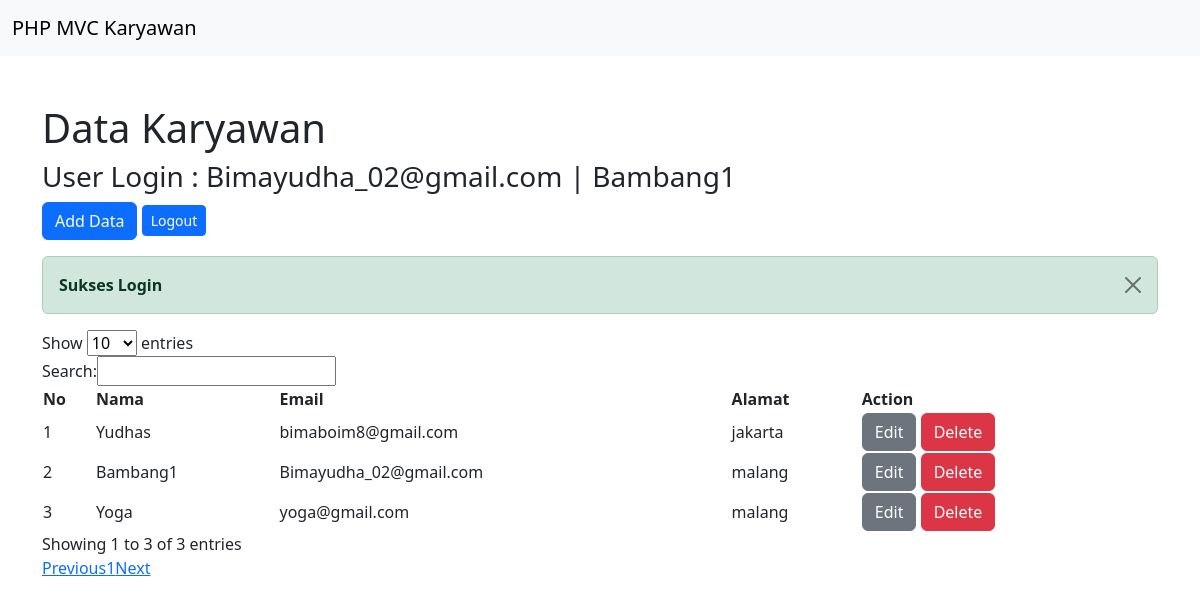
Page /karyawan (signed in) on the committed database.
### tables this page shows
CREATE TABLE `karyawan` (
  `id` int(11) NOT NULL,
  `email` varchar(255) NOT NULL,
  `password` varchar(255) NOT NULL,
  `nama` varchar(255) NOT NULL,
  `alamat` varchar(255) NOT NULL
);

### app/core/Controller.php (called while the page is built, shortened)
<?php
class Controller
{
    public function loadModel($model)
    {
        return new $model;
    }
    public function loadView($view, $data = [])
    {
        require_once '../app/views/'.$view.'.php';
    }
}
?>

### app/controllers/Karyawan.php (called while the page is built, shortened)
<?php
class Karyawan extends Controller
{
    private $modelKaryawan;
    public function __construct()
    {
        $this->modelKaryawan = $this->loadModel('ModelKaryawan');
    }
    public function index()
    {
        $data = [
            'title'=> 'Data Karyawan',
            'data_karyawan' => $this->modelKaryawan->getAll(),
        ];
        $this->loadView('karyawan/index',$data);
    }
}
?>

### app/core/App.php (called while the page is built, shortened)
<?php
class App
{
    private $method = 'index';
    private $parameter = [];
    public function __construct()
    {
        $this->controller = new $this->controller;
        call_user_func_array([$this->controller,$this->method],$this->parameter);
    }
}
?>

### public/index.php (called while the page is built, shortened)
<?php
$app = new App();
?>

### app/core/Database.php (called while the page is built)
<?php
class Database
{
    private $conn;
    public function __construct()
    {
        $this->conn = $this->setConnect();
    }
    public function query($query, $params = array())
    {
        $stsmt = $this->conn->prepare($query);
        $stsmt->execute($params);
        return $stsmt;
    }
    public function setConnect()
    {
        try {
            $host = DB_HOST;
            $user = DB_USER;
            $pass = DB_PASS;
            $db = DB_NAME;
            $port = DB_PORT;
            $option = [
                PDO::ATTR_PERSISTENT => true,
                PDO::ATTR_ERRMODE => PDO::ERRMODE_EXCEPTION,
            ];
            $this->conn = new PDO("mysql:host=$host;port=$port;dbname=$db", $user, $pass, $option);
            return $this->conn;
        } catch (\Throwable $e) {
            die($e->getMessage());
        }
    }
}

### app/models/ModelKaryawan.php (called while the page is built, shortened)
<?php
class ModelKaryawan extends Database
{
    private $table_name = "karyawan";
    public function getAll()
    {
        $query = "SELECT * from " . $this->table_name;
        return $this->query($query)->fetchAll(PDO::FETCH_OBJ);
    }
}
?>

### app/views/karyawan/index.php (the view, shortened to what this page needs)
<div class="container mt-5">
    <div class="row">
        <div class="col-12 mb-3">
            <h1><?= $title; ?></h1>
            <h3>User Login : <?= $_SESSION['user']['data']->email; ?> | <?= $_SESSION['user']['data']->nama; ?></h3>
            <button type="button" class="btn btn-primary" data-bs-toggle="modal" data-bs-target="#add_data">
                Add Data
            </button>
            <a href="user/logout" class="btn btn-sm btn-primary">Logout</a>
        </div>
        <div class="col-12">
            <table id="table_data" class="stripe" style="width:100%">
                <thead>
                    <tr>
                        <th>No</th>
                        <th>Nama</th>
                        <th>Email</th>
                        <th>Alamat</th>
                        <th>Action</th>
                    </tr>
                </thead>
                <tbody>
                    <?php if (isset($data_karyawan) && $data_karyawan != null): ?>
                        <?php $no = 1; ?>
                        <?php foreach ($data_karyawan as $key => $value): ?>
                            <tr>
                                <td><?= $no; ?></td>
                                <td><?= $value->nama; ?></td>
                                <td><?= $value->email; ?></td>
                                <td><?= $value->alamat; ?></td>
                                <td>
                                    <a href="<?= BASEURL; ?>karyawan/edit/<?= $value->id; ?>" class="btn btn-small btn-secondary">Edit</a>
                                    <a href="<?= BASEURL; ?>karyawan/delete/<?= $value->id; ?>" class="btn btn-small btn-danger" onclick="return confirm('Apakah anda yakin ingin menghapus data ini?')">Delete</a>
                                </td>
                            </tr>
                            <?php $no += 1; ?>
                        <?php endforeach ?>
                    <?php endif ?>
                </tbody>
            </table>
        </div>
    </div>
</div>

### rows in the picture
karyawan: email "Bimayudha_02@gmail.com", nama "Bambang1", alamat "malang"
karyawan: nama "Yudhas", email "bimaboim8@gmail.com", alamat "jakarta"
karyawan: nama "Yoga", email "yoga@gmail.com", alamat "malang"

### other values in the picture
$title "Data Karyawan"
$_SESSION['flash']['message'] "Sukses Login"
